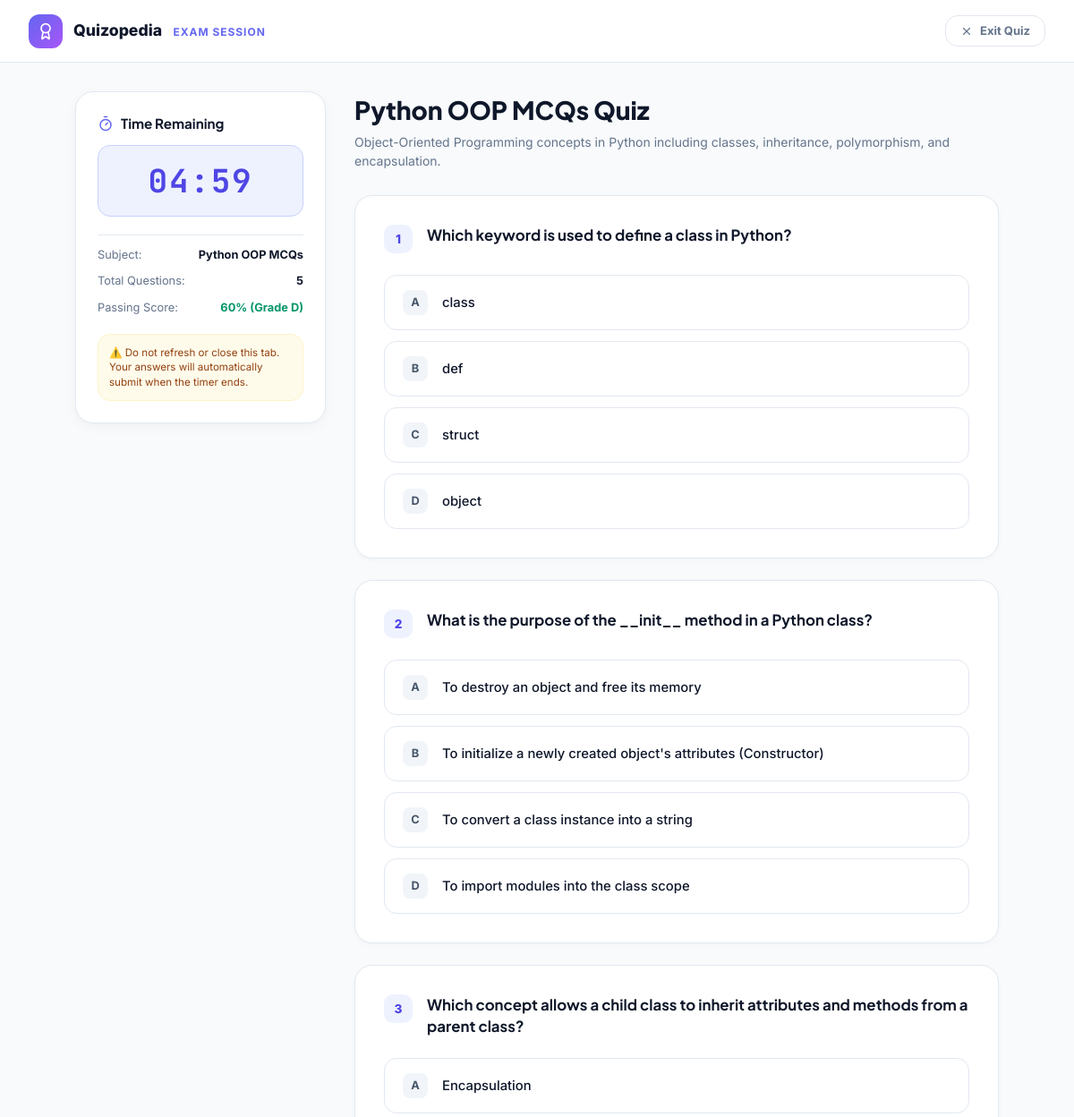
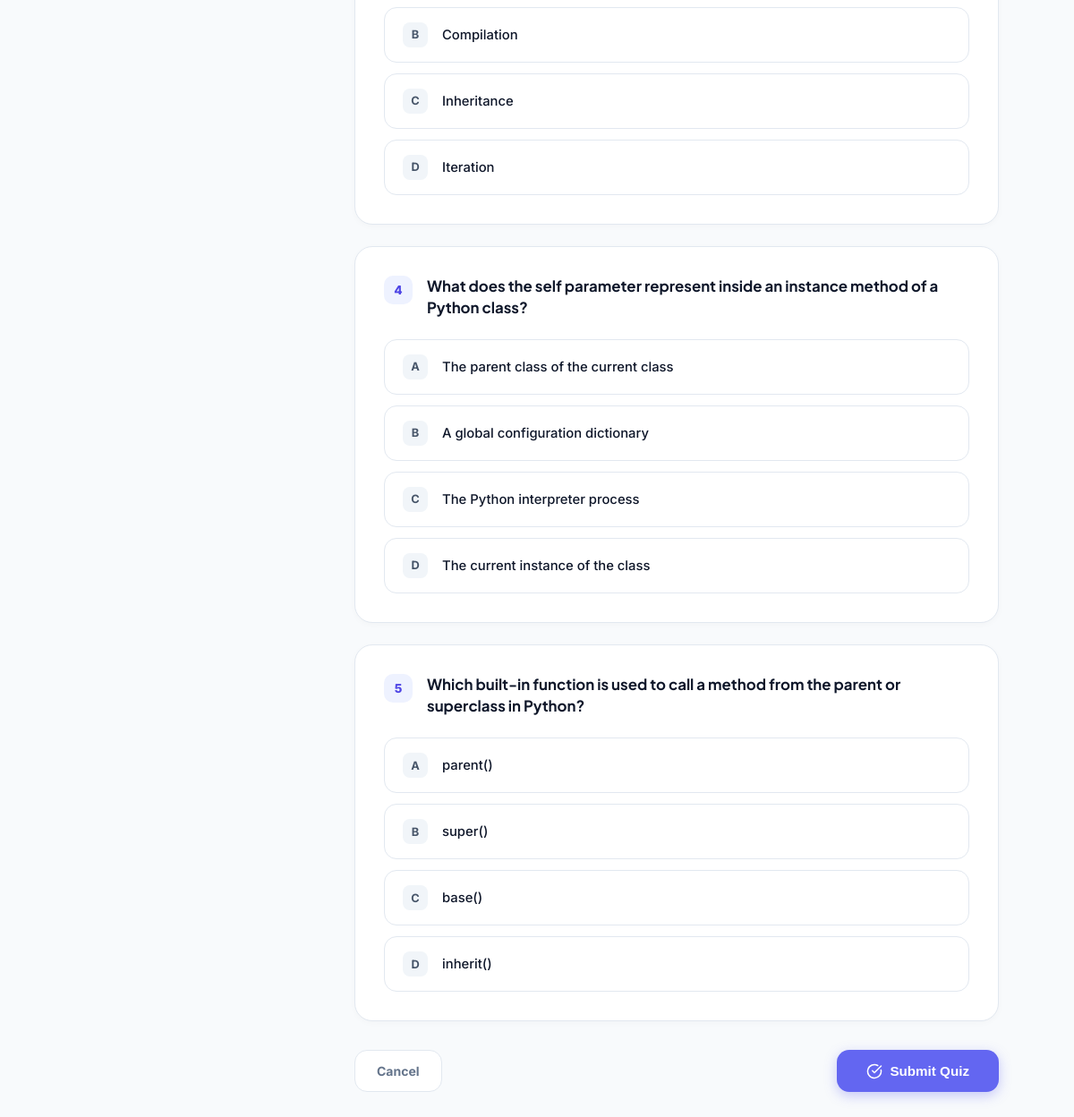
/quiz/4/ (signed in), run on the app's committed database (2 pictures, top to bottom).
### user/models.py (models this page shows, shortened)
class Subject(models.Model):
    id = models.BigAutoField(primary_key=True)
    name = models.CharField(max_length=150, unique=True, verbose_name="Subject Name")
    description = models.TextField(blank=True, verbose_name="Description")
    created_at = models.DateTimeField(auto_now_add=True, verbose_name="Created At")
    updated_at = models.DateTimeField(auto_now=True, verbose_name="Updated At")
    class Meta:
        ordering = ['name']
        verbose_name = 'Subject'
        verbose_name_plural = 'Subjects'
        constraints = [
            models.UniqueConstraint(
                Lower('name'),
                name='unique_subject_name_case_insensitive'
            )
        ]

class Question(models.Model):
    QUESTION_TYPE_CHOICES = [
        ('qna', 'Question & Answer'),
        ('mcq', '4 Option MCQ'),
    ]
    subject = models.ForeignKey(Subject, on_delete=models.CASCADE, related_name='questions')
    question_type = models.CharField(max_length=3, choices=QUESTION_TYPE_CHOICES, default='qna')
    question_text = models.TextField()
    option_a = models.CharField(max_length=255, default="")
    option_b = models.CharField(max_length=255, default="")
    option_c = models.CharField(max_length=255, default="")
    option_d = models.CharField(max_length=255, default="")
    correct_option = models.CharField(
        max_length=1,
        choices=[('A', 'Option A'), ('B', 'Option B'), ('C', 'Option C'), ('D', 'Option D')],
        default='A'
    )
    @property
    def is_mcq(self):
        return self.question_type == 'mcq'

### user/views.py (the view, shortened to what this page needs)
# urls.py: path('quiz/<int:subject_id>/', views.quiz_attempt, name='quiz_attempt'),
@student_required
def quiz_attempt(request, subject_id):
    student = get_object_or_404(Student, user=request.user)
    subject = get_object_or_404(Subject, id=subject_id)
    quiz_type = request.GET.get('type', '').strip().lower()
    questions = Question.objects.filter(subject=subject)
    if quiz_type in ['mcq', 'qna']:
        type_questions = questions.filter(question_type=quiz_type)
        if type_questions.exists():
            questions = type_questions
    questions = questions.order_by('id')
    return render(request, 'quiz_attempt.html', {
        'student': student,
        'subject': subject,
        'questions': questions,
        'total_questions': questions.count(),
        'quiz_type': quiz_type,
    })

### user/templates/quiz_attempt.html (shortened to what this page needs)
{% load static %}
<!DOCTYPE html>
<html lang="en">
<head>
</head>
<body>
  <header class="exam-nav">
    <div class="exam-brand">
      <div class="exam-brand-badge">
        <i data-lucide="award" style="width:20px;height:20px;"></i>
      </div>
      <div>
        <span style="font-weight: 800; font-size: 1.1rem; color: var(--text-main);">Quizopedia</span>
        <span style="font-size: 0.75rem; color: var(--primary); font-weight: 700; text-transform: uppercase; margin-left: 0.5rem; letter-spacing: 0.08em;">Exam Session</span>
      </div>
    </div>
    <a href="{% url 'dashboard' %}" class="btn btn-outline" style="padding: 0.45rem 1rem; font-size: 0.8125rem;">
      <i data-lucide="x" style="width: 14px; height: 14px;"></i>
      <span>Exit Quiz</span>
    </a>
  </header>
  <div class="exam-container">
    <aside class="timer-card">
      <div style="display: flex; align-items: center; gap: 0.5rem; margin-bottom: 0.5rem;">
        <i data-lucide="timer" style="width: 18px; height: 18px; color: var(--primary);"></i>
        <h2 style="font-size: 0.95rem; font-weight: 700;">Time Remaining</h2>
      </div>
      <div class="timer-display" id="timerDisplay">05:00</div>
      <div style="display: flex; flex-direction: column; gap: 0.65rem; font-size: 0.8rem; color: var(--text-muted); padding-top: 0.75rem; border-top: 1px solid var(--border);">
        <div style="display: flex; justify-content: space-between;">
          <span>Subject:</span>
          <strong style="color: var(--text-main);">{{ subject.name }}</strong>
        </div>
        <div style="display: flex; justify-content: space-between;">
          <span>Total Questions:</span>
          <strong style="color: var(--text-main);">{{ total_questions }}</strong>
        </div>
        <div style="display: flex; justify-content: space-between;">
          <span>Passing Score:</span>
          <strong style="color: #059669;">60% (Grade D)</strong>
        </div>
      </div>
      <div style="margin-top: 1.25rem; padding: 0.75rem; border-radius: var(--radius-md); background: #fffbeb; border: 1px solid #fef3c7; font-size: 0.725rem; color: #92400e; line-height: 1.4;">
        ⚠️ Do not refresh or close this tab. Your answers will automatically submit when the timer ends.
      </div>
    </aside>
    <main>
      <div style="margin-bottom: 1.75rem;">
        <h1 style="font-size: 1.75rem; font-weight: 800; color: var(--text-main); margin-bottom: 0.25rem;">
          {{ subject.name }} Quiz
        </h1>
        <p style="font-size: 0.875rem; color: var(--text-muted);">
          {{ subject.description|default:"Please answer all questions below before submitting your quiz." }}
        </p>
      </div>
      <form method="POST" id="quizForm">
        {% for question in questions %}
        <div class="question-card">
          <div class="question-header">
            <div class="q-number-badge">{{ forloop.counter }}</div>
            <div style="flex: 1;">
              <h3 style="font-size: 1.05rem; font-weight: 700; color: var(--text-main); line-height: 1.4;">
                {{ question.question_text }}
              </h3>
            </div>
          </div>
          {% if question.is_mcq %}
          <div class="mcq-group">
            <label class="mcq-option">
              <span class="mcq-letter">A</span>
              <span class="mcq-text">{{ question.option_a }}</span>
            </label>
            <label class="mcq-option">
              <span class="mcq-letter">B</span>
              <span class="mcq-text">{{ question.option_b }}</span>
            </label>
            <label class="mcq-option">
              <span class="mcq-letter">C</span>
              <span class="mcq-text">{{ question.option_c }}</span>
            </label>
            <label class="mcq-option">
              <span class="mcq-letter">D</span>
              <span class="mcq-text">{{ question.option_d }}</span>
            </label>
          </div>
          {% endif %}
        </div>
        {% endfor %}
        <div style="display: flex; align-items: center; justify-content: space-between; margin-top: 2rem;">
          <a href="{% url 'dashboard' %}" class="btn btn-outline">
            Cancel
          </a>
          <button type="submit" class="btn btn-primary" id="submitQuizBtn" style="padding: 0.85rem 2rem; font-size: 0.95rem;">
            <i data-lucide="check-circle" style="width: 18px; height: 18px;"></i>
            <span>Submit Quiz</span>
          </button>
        </div>
      </form>
    </main>
  </div>
</body>
</html>

### user/templates/quiz_attempt.html (style rules this page uses)
:root { --primary: #6366f1; --primary-hover: #4f46e5; --primary-glow: rgba(99, 102, 241, 0.25); --bg-canvas: #f8fafc; --bg-card: #ffffff; --border: #e2e8f0; --border-focus: #6366f1; --text-main: #0f172a; --text-muted: #64748b; --radius-md: 14px; --radius-xl: 20px; }
*, *::before, *::after { margin: 0; padding: 0; box-sizing: border-box; }
body { font-family: 'Inter', system-ui, sans-serif; background: var(--bg-canvas); color: var(--text-main); min-height: 100vh; line-height: 1.5; -webkit-font-smoothing: antialiased; }
h1, h2, h3 { font-family: 'Plus Jakarta Sans', system-ui, sans-serif; font-weight: 700; color: var(--text-main); }
a { text-decoration: none; color: inherit; }
.exam-nav { height: 70px; background: #ffffff; border-bottom: 1px solid var(--border); position: sticky; top: 0; z-index: 50; display: flex; align-items: center; justify-content: space-between; padding: 0 2rem; }
.exam-brand { display: flex; align-items: center; gap: 0.75rem; }
.exam-brand-badge { width: 38px; height: 38px; border-radius: 12px; background: linear-gradient(135deg, #6366f1 0%, #a855f7 100%); display: flex; align-items: center; justify-content: center; color: white; }
.exam-container { max-width: 1080px; margin: 2rem auto 4rem; padding: 0 1.5rem; display: grid; grid-template-columns: 280px 1fr; gap: 2rem; align-items: start; }
.timer-card { background: #ffffff; border: 1px solid var(--border); border-radius: var(--radius-xl); padding: 1.5rem; position: sticky; top: 90px; box-shadow: 0 4px 16px -2px rgba(15, 23, 42, 0.05); }
.timer-display { font-family: 'JetBrains Mono', monospace; font-size: 2.25rem; font-weight: 700; color: #4f46e5; text-align: center; padding: 0.75rem; background: #eef2ff; border: 1px solid #c7d2fe; border-radius: var(--radius-md); margin: 0.75rem 0 1.25rem; letter-spacing: 0.05em; }
.question-card { background: #ffffff; border: 1px solid var(--border); border-radius: var(--radius-xl); padding: 2rem; margin-bottom: 1.5rem; box-shadow: 0 2px 10px -2px rgba(15, 23, 42, 0.04); transition: border-color 0.2s ease; }
.question-header { display: flex; align-items: flex-start; gap: 1rem; margin-bottom: 1.5rem; }
.q-number-badge { width: 32px; height: 32px; border-radius: 10px; background: #eef2ff; color: #4f46e5; font-weight: 800; font-size: 0.85rem; display: flex; align-items: center; justify-content: center; flex-shrink: 0; }
.mcq-group { display: flex; flex-direction: column; gap: 0.75rem; }
.mcq-option { display: flex; align-items: center; gap: 1rem; padding: 1rem 1.25rem; border-radius: var(--radius-md); border: 1.5px solid var(--border); background: #ffffff; cursor: pointer; transition: all 0.2s ease; user-select: none; }
.mcq-letter { width: 28px; height: 28px; border-radius: 8px; background: #f1f5f9; color: #475569; font-weight: 700; font-size: 0.8rem; display: flex; align-items: center; justify-content: center; flex-shrink: 0; transition: all 0.2s ease; }
.mcq-text { font-size: 0.925rem; font-weight: 500; color: var(--text-main); }
.btn { display: inline-flex; align-items: center; justify-content: center; gap: 0.5rem; padding: 0.75rem 1.5rem; border-radius: var(--radius-md); font-size: 0.875rem; font-weight: 700; cursor: pointer; transition: all 0.2s ease; border: 1px solid transparent; }
.btn-primary { background: var(--primary); color: white; box-shadow: 0 4px 14px rgba(99, 102, 241, 0.35); }
.btn-outline { background: white; color: var(--text-muted); border-color: var(--border); }

### data on the page
Subject: name "Python OOP MCQs", description "Object-Oriented Programming concepts in Python including classes, inheritance, polymorphism, and encapsulation."
Question: question_text "Which keyword is used to define a class in Python?", option_a "class", option_b "def", option_c "struct", option_d "object"
Question: question_text "What is the purpose of the __init__ method in a Python class?", option_a "To destroy an object and free its memory", option_b "To initialize a newly created object's attributes (Constructor)", option_c "To convert a class instance into a string", option_d "To import modules into the class scope"
Question: question_text "Which concept allows a child class to inherit attributes and methods from a parent class?", option_a "Encapsulation", option_b "Compilation", option_c "Inheritance", option_d "Iteration"
Question: question_text "What does the self parameter represent inside an instance method of a Python class?", option_a "The parent class of the current class", option_b "A global configuration dictionary", option_c "The Python interpreter process", option_d "The current instance of the class"
Question: question_text "Which built-in function is used to call a method from the parent or superclass in Python?", option_a "parent()", option_b "super()", option_c "base()", option_d "inherit()"

### other printed values
{{ total_questions }} "5"
